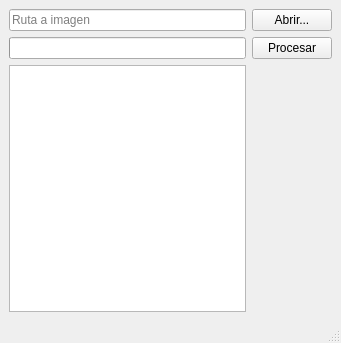
<?xml version="1.0" encoding="UTF-8"?>
<ui version="4.0">
 <class>GVi_Principal</class>
 <widget class="QMainWindow" name="GVi_Principal">
  <property name="geometry">
   <rect>
    <x>0</x>
    <y>0</y>
    <width>341</width>
    <height>343</height>
   </rect>
  </property>
  <property name="windowTitle">
   <string>GVi</string>
  </property>
  <widget class="QWidget" name="centralwidget">
   <layout class="QGridLayout" name="gridLayout">
    <item row="0" column="0">
     <layout class="QVBoxLayout" name="verticalLayout_2">
      <item>
       <widget class="QLineEdit" name="edRuta">
        <property name="placeholderText">
         <string>Ruta a imagen</string>
        </property>
       </widget>
      </item>
      <item>
       <widget class="QProgressBar" name="barAvance">
        <property name="value">
         <number>0</number>
        </property>
        <property name="textVisible">
         <bool>false</bool>
        </property>
       </widget>
      </item>
      <item>
       <widget class="QListWidget" name="lsPlacas"/>
      </item>
     </layout>
    </item>
    <item row="0" column="1">
     <layout class="QVBoxLayout" name="verticalLayout">
      <item>
       <widget class="QPushButton" name="btnAbrir">
        <property name="text">
         <string>Abrir...</string>
        </property>
       </widget>
      </item>
      <item>
       <widget class="QPushButton" name="btnProcesar">
        <property name="text">
         <string>Procesar</string>
        </property>
       </widget>
      </item>
      <item>
       <spacer name="verticalSpacer">
        <property name="orientation">
         <enum>Qt::Vertical</enum>
        </property>
        <property name="sizeHint" stdset="0">
         <size>
          <width>20</width>
          <height>40</height>
         </size>
        </property>
       </spacer>
      </item>
     </layout>
    </item>
   </layout>
  </widget>
  <widget class="QMenuBar" name="menubar">
   <property name="geometry">
    <rect>
     <x>0</x>
     <y>0</y>
     <width>341</width>
     <height>25</height>
    </rect>
   </property>
  </widget>
  <widget class="QStatusBar" name="statusbar"/>
 </widget>
 <resources/>
 <connections/>
</ui>
